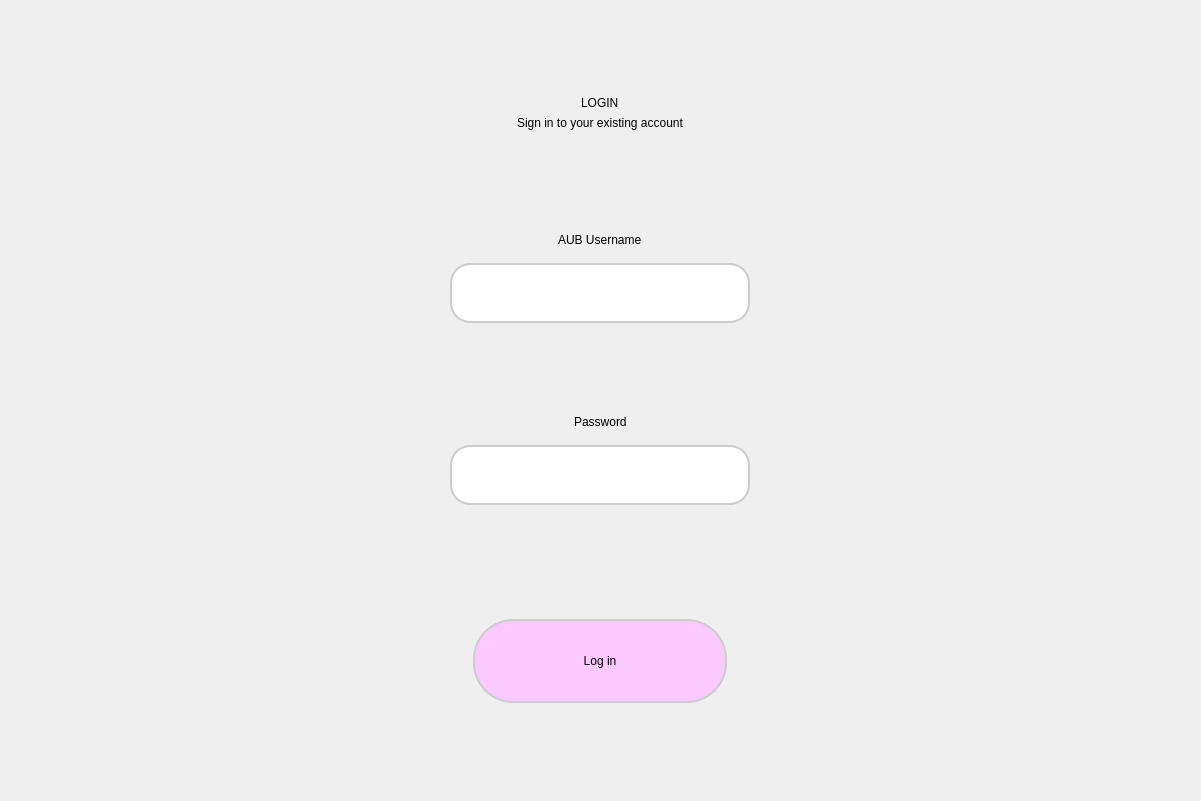
<?xml version="1.0" encoding="UTF-8"?>
<ui version="4.0">
 <class>Dialog</class>
 <widget class="QDialog" name="Dialog">
  <property name="geometry">
   <rect>
    <x>0</x>
    <y>0</y>
    <width>1201</width>
    <height>801</height>
   </rect>
  </property>
  <property name="windowTitle">
   <string>AUBus</string>
  </property>
  <widget class="QWidget" name="widget" native="true">
   <property name="geometry">
    <rect>
     <x>0</x>
     <y>0</y>
     <width>1201</width>
     <height>801</height>
    </rect>
   </property>
   <property name="styleSheet">
    <string notr="true">
QWidget#widget {
    background-color: qlineargradient(
        spread:pad, x1:0.1, y1:0.1, x2:0.9, y2:0.9,
        stop:0 rgba(10, 158, 190, 255),
        stop:1 rgba(170, 255, 255, 255)
    );
}
QPushButton {
    background-color: rgb(251, 201, 255);
    color: black;
    border-radius: 40px;
    border: 2px solid #cccccc;
    min-width: 250px;
    min-height: 80px;
    font: 63 12pt &quot;Sitka Heading Semibold&quot;;
}
QPushButton:hover {
    background-color: #e6f7ff;
}
QPushButton:pressed {
    background-color: #b3ecff;
}
QLabel {
    color: black;
    font: 63 10pt &quot;Sitka Heading Semibold&quot;;
}
QLineEdit {
    background-color: white;
    border-radius: 20px;
    border: 2px solid #cccccc;
    padding: 8px;
    font: 10pt &quot;Segoe UI&quot;;
    min-height: 40px;
}
    </string>
   </property>
   <layout class="QVBoxLayout" name="verticalLayout">
    <item>
     <spacer name="verticalSpacerTop">
      <property name="orientation">
       <enum>Qt::Vertical</enum>
      </property>
      <property name="sizeHint" stdset="0">
       <size>
        <width>20</width>
        <height>80</height>
       </size>
      </property>
     </spacer>
    </item>
    <item alignment="Qt::AlignHCenter">
     <widget class="QLabel" name="label">
      <property name="styleSheet">
       <string notr="true">
font: 63 48pt &quot;Sitka Heading Semibold&quot;;
color: black;
       </string>
      </property>
      <property name="text">
       <string>LOGIN</string>
      </property>
     </widget>
    </item>
    <item alignment="Qt::AlignHCenter">
     <widget class="QLabel" name="label_2">
      <property name="styleSheet">
       <string notr="true">
font: 63 14pt &quot;Sitka Heading Semibold&quot;;
color: black;
       </string>
      </property>
      <property name="text">
       <string>Sign in to your existing account</string>
      </property>
     </widget>
    </item>
    <item>
     <spacer name="spacer1">
      <property name="orientation">
       <enum>Qt::Vertical</enum>
      </property>
      <property name="sizeHint" stdset="0">
       <size>
        <width>20</width>
        <height>50</height>
       </size>
      </property>
     </spacer>
    </item>
    <item alignment="Qt::AlignHCenter">
     <widget class="QLabel" name="label_3">
      <property name="text">
       <string>AUB Username</string>
      </property>
     </widget>
    </item>
    <item alignment="Qt::AlignHCenter">
     <widget class="QLineEdit" name="emailfield">
      <property name="minimumSize">
       <size>
        <width>300</width>
        <height>60</height>
       </size>
      </property>
      <property name="maximumSize">
       <size>
        <width>300</width>
        <height>40</height>
       </size>
      </property>
     </widget>
    </item>
    <item>
     <spacer name="spacer2">
      <property name="orientation">
       <enum>Qt::Vertical</enum>
      </property>
      <property name="sizeHint" stdset="0">
       <size>
        <width>20</width>
        <height>20</height>
       </size>
      </property>
     </spacer>
    </item>
    <item alignment="Qt::AlignHCenter">
     <widget class="QLabel" name="label_4">
      <property name="text">
       <string>Password</string>
      </property>
     </widget>
    </item>
    <item alignment="Qt::AlignHCenter">
     <widget class="QLineEdit" name="passwordfield">
      <property name="minimumSize">
       <size>
        <width>300</width>
        <height>60</height>
       </size>
      </property>
      <property name="maximumSize">
       <size>
        <width>300</width>
        <height>40</height>
       </size>
      </property>
      <property name="echoMode">
       <enum>QLineEdit::Password</enum>
      </property>
     </widget>
    </item>
    <item>
     <spacer name="spacer3">
      <property name="orientation">
       <enum>Qt::Vertical</enum>
      </property>
      <property name="sizeHint" stdset="0">
       <size>
        <width>20</width>
        <height>30</height>
       </size>
      </property>
     </spacer>
    </item>
    <item alignment="Qt::AlignHCenter">
     <widget class="QLabel" name="error">
      <property name="styleSheet">
       <string notr="true">color:rgb(255, 0, 0); font: 10pt &quot;MS Shell Dlg 2&quot;;</string>
      </property>
      <property name="text">
       <string/>
      </property>
     </widget>
    </item>
    <item alignment="Qt::AlignHCenter">
     <widget class="QPushButton" name="login">
      <property name="minimumSize">
       <size>
        <width>254</width>
        <height>84</height>
       </size>
      </property>
      <property name="maximumSize">
       <size>
        <width>250</width>
        <height>80</height>
       </size>
      </property>
      <property name="text">
       <string>Log in</string>
      </property>
     </widget>
    </item>
    <item>
     <spacer name="verticalSpacerBottom">
      <property name="orientation">
       <enum>Qt::Vertical</enum>
      </property>
      <property name="sizeHint" stdset="0">
       <size>
        <width>20</width>
        <height>100</height>
       </size>
      </property>
     </spacer>
    </item>
   </layout>
  </widget>
 </widget>
 <resources/>
 <connections/>
</ui>
